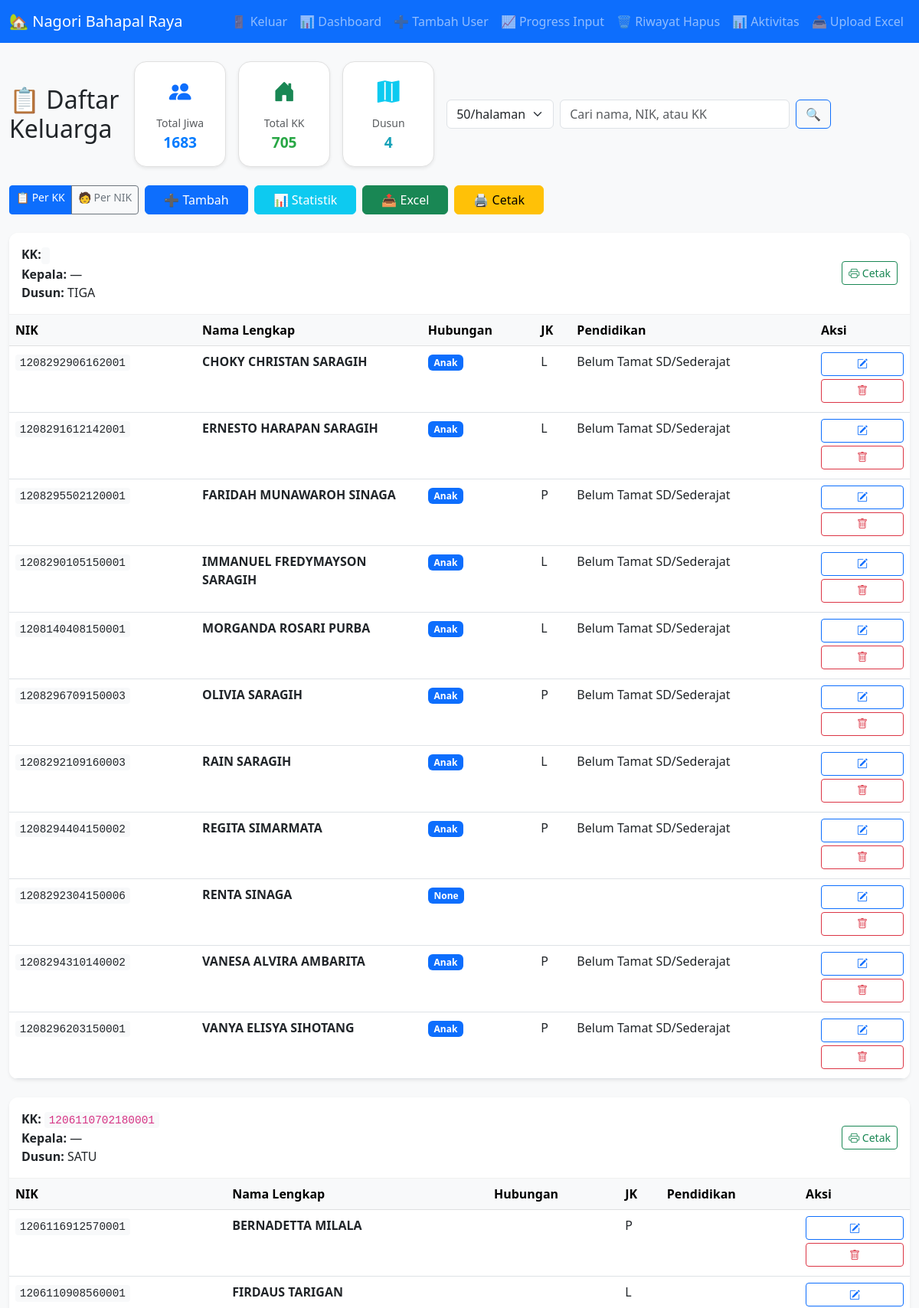
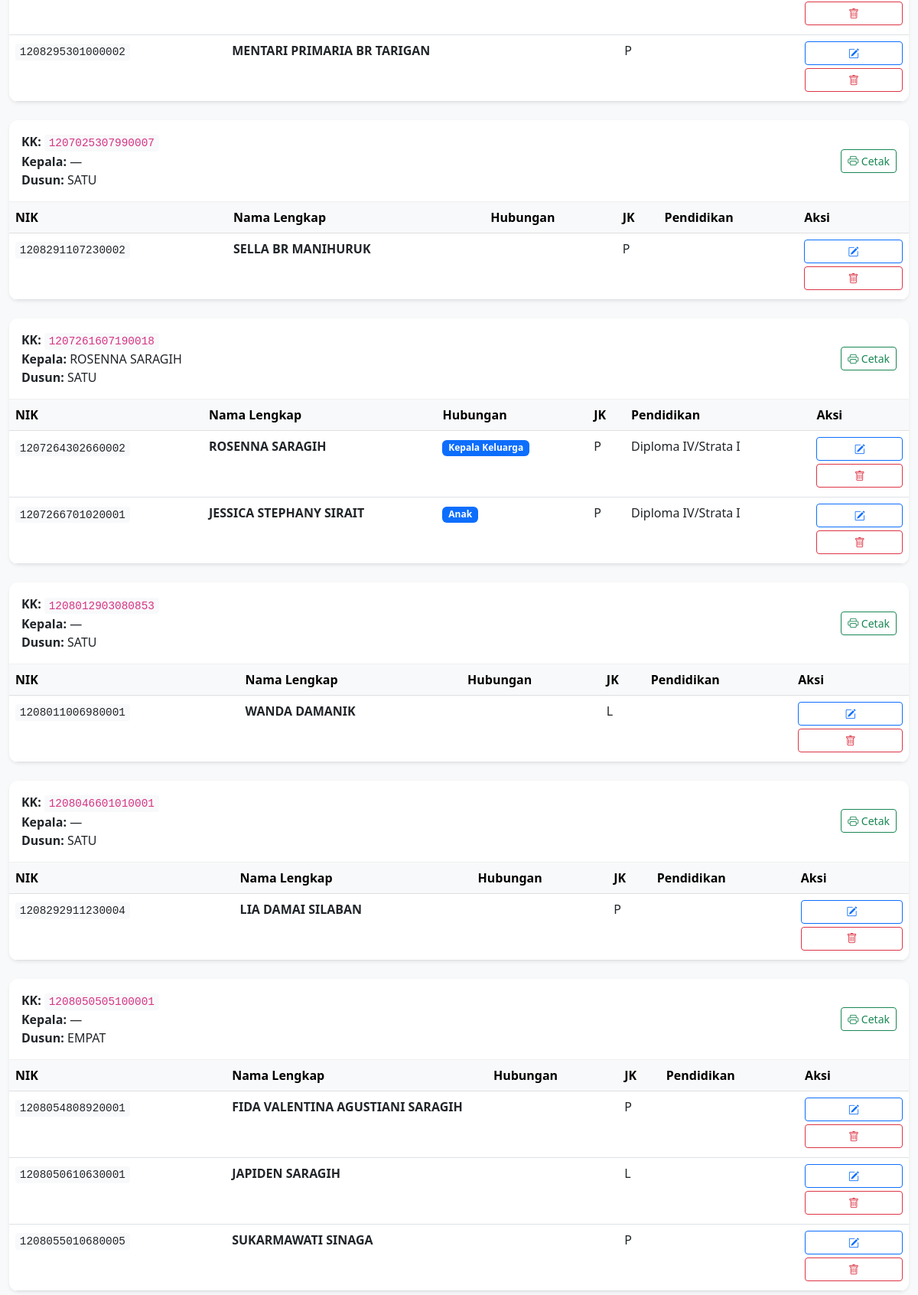
Screenshot of / (signed in, upper part) with the database file from the repository (2 pictures, top to bottom).
### tables this page shows
CREATE TABLE penduduk (
            id INTEGER PRIMARY KEY AUTOINCREMENT,
            nomor_kk TEXT,
            nik TEXT UNIQUE,
            nama TEXT,
            hubungan TEXT,
            jenis_kelamin TEXT,
            tempat_lahir TEXT,
            tanggal_lahir TEXT,
            agama TEXT,
            status_perkawinan TEXT,
            pendidikan TEXT,
            pekerjaan TEXT,
            alamat TEXT,
            rt_rw TEXT,
            dusun TEXT,
            golongan_darah TEXT,
            kesejahteraan TEXT,
            tanggal_input TEXT,
            foto_ktp TEXT
        );

### app.py (the view, shortened to what this page needs)
@app.route('/')
@login_required
def index():
    search_query = request.args.get('q', '').strip()
    view_mode = request.args.get('view', 'kk')
    try:
        limit = int(request.args.get('limit', 50))
        if limit not in [50, 100, 500]:
            limit = 50
    except:
        limit = 50
    try:
        page = int(request.args.get('page', 1))
        if page < 1:
            page = 1
    except:
        page = 1
    offset = (page - 1) * limit
    total_jiwa = total_kk = total_dusun = 0
    rows = []
    total_pages = 1  # ✅ Default 1
    try:
        with get_db() as conn:
            cursor = conn.cursor()
            base_jiwa = "SELECT COUNT(*) FROM penduduk"
            base_kk = "SELECT COUNT(DISTINCT nomor_kk) FROM penduduk WHERE nomor_kk IS NOT NULL AND TRIM(nomor_kk) != ''"
            base_dusun = "SELECT COUNT(DISTINCT dusun) FROM penduduk WHERE dusun IS NOT NULL AND TRIM(dusun) != ''"
            params = ()
            if current_user.role == 'kepala_dusun':
                base_jiwa += " WHERE dusun = ?"
                base_kk += " AND dusun = ?"
                base_dusun += " AND dusun = ?"
                params = (current_user.dusun,)
            elif current_user.role == 'masyarakat':
                base_jiwa += " WHERE nik = ?"
                base_kk += " AND nik = ?"
                base_dusun += " AND nik = ?"
                params = (current_user.nik_masyarakat,)
            cursor.execute(base_jiwa, params)
            total_jiwa = cursor.fetchone()[0]
            cursor.execute(base_kk, params)
            total_kk = cursor.fetchone()[0]
            cursor.execute(base_dusun, params)
            total_dusun = cursor.fetchone()[0]
    except Exception as e:
        print(f"Statistik gagal: {str(e)[:100]}...")
    try:
        with get_db() as conn:
            cursor = conn.cursor()
            base_query = """
                SELECT nomor_kk, nik, nama, hubungan, alamat, dusun, jenis_kelamin,
                       pendidikan, kesejahteraan, tanggal_input
                FROM penduduk
            """
            count_query = "SELECT COUNT(*) FROM penduduk"
            params = ()
            count_params = ()
            if current_user.role == 'kepala_dusun':
                base_query += " WHERE dusun = ?"
                count_query += " WHERE dusun = ?"
                params = (current_user.dusun,)
                count_params = (current_user.dusun,)
            elif current_user.role == 'masyarakat':
                base_query += " WHERE nik = ?"
                count_query += " WHERE nik = ?"
                params = (current_user.nik_masyarakat,)
                count_params = (current_user.nik_masyarakat,)
            if limit != 'all':
                cursor.execute(count_query, count_params)
                total_count = cursor.fetchone()[0]
                total_pages = (total_count + limit - 1) // limit
            else:
                total_pages = 1  # ✅ Tetap kirim 1 jika 'all'
            if view_mode == 'nik':
                order_by = " ORDER BY nama"
            else:
                order_by = " ORDER BY nomor_kk, CASE WHEN hubungan='Kepala Keluarga' THEN 0 ELSE 1 END, nama"
            if limit != 'all':
                order_by += " LIMIT ? OFFSET ?"
                params += (limit, offset)
            cursor.execute(base_query + order_by, params)
            rows = cursor.fetchall()
    except Exception as e:
        print(f"Data utama gagal: {str(e)[:100]}...")
        rows = []
    if view_mode == 'nik':
        return render_template('index_nik.html',
                             penduduk=rows,
                             q=search_query,
                             total_jiwa=total_jiwa,
                             total_kk=total_kk,
                             total_dusun=total_dusun,
                             limit=limit,
                             page=page,
                             total_pages=total_pages)  # ✅ Dikirim
    else:
        keluarga = {}
        for row in rows:
            kk = row['nomor_kk']
            if kk not in keluarga:
                keluarga[kk] = {
                    'kepala': '—',
                    'alamat': row['alamat'],
                    'dusun': row['dusun'],
                    'anggota': []
                }
            if row['hubungan'] == 'Kepala Keluarga':
                keluarga[kk]['kepala'] = row['nama']
            keluarga[kk]['anggota'].append(row)
        return render_template('index.html',
                             keluarga=keluarga,
                             q=search_query,
                             total_jiwa=total_jiwa,
                             total_kk=total_kk,
                             total_dusun=total_dusun,
                             limit=limit,
                             page=page,
                             total_pages=total_pages)  # ✅ Dikirim

### app.py (called while the page is built)
def get_db():
    conn = sqlite3.connect('desa.db')
    conn.row_factory = sqlite3.Row
    return conn

@login_manager.user_loader
def load_user(user_id):
    return users.get(user_id)

### templates/index.html (shortened to what this page needs)
{% extends "base.html" %}
{% block content %}
<div class="container-fluid">
    <div class="d-flex flex-column flex-md-row justify-content-between align-items-start align-items-md-center mb-4 gap-3">
        <h2 class="mb-0">📋 Daftar Keluarga</h2>
        <div class="d-none d-md-flex gap-3">
            <div class="text-center px-4 py-3 bg-white rounded-4 shadow-sm" style="min-width: 120px; border: 1px solid #e0e0e0;">
                <i class="bi bi-people-fill text-primary" style="font-size: 1.8rem;"></i>
                <div class="mt-2">
                    <small class="text-muted">Total Jiwa</small><br>
                    <strong style="font-size: 1.2rem; color: #007bff;">{{ total_jiwa }}</strong>
                </div>
            </div>
            <div class="text-center px-4 py-3 bg-white rounded-4 shadow-sm" style="min-width: 120px; border: 1px solid #e0e0e0;">
                <i class="bi bi-house-door-fill text-success" style="font-size: 1.8rem;"></i>
                <div class="mt-2">
                    <small class="text-muted">Total KK</small><br>
                    <strong style="font-size: 1.2rem; color: #28a745;">{{ total_kk }}</strong>
                </div>
            </div>
            <div class="text-center px-4 py-3 bg-white rounded-4 shadow-sm" style="min-width: 120px; border: 1px solid #e0e0e0;">
                <i class="bi bi-map-fill text-info" style="font-size: 1.8rem;"></i>
                <div class="mt-2">
                    <small class="text-muted">Dusun</small><br>
                    <strong style="font-size: 1.2rem; color: #17a2b8;">{{ total_dusun }}</strong>
                </div>
            </div>
        </div>
        <form method="get" class="d-flex gap-2 w-100 w-md-auto">
            <select name="limit" class="form-select" style="max-width: 140px;" onchange="this.form.submit()">
                <option value="50" {% if limit == 50 %}selected{% endif %}>50/halaman</option>
            </select>
            <input type="text" name="q" class="form-control"
                   placeholder="Cari nama, NIK, atau KK"
                   value="{{ q or '' }}"
                   style="max-width: 300px;"
                   autocomplete="off">
            <button type="submit" class="btn btn-outline-primary">🔍</button>
        </form>
    </div>
    <div class="d-flex flex-wrap gap-2 mb-4">
        <div class="btn-group" role="group">
            <a href="/?view=kk" class="btn btn-primary btn-sm">📋 Per KK</a>
            <a href="/?view=nik" class="btn btn-outline-secondary btn-sm">🧑 Per NIK</a>
        </div>
        <a href="/tambah" class="btn btn-primary px-4">➕ Tambah</a>
        <a href="/statistik" class="btn btn-info text-white px-4">📊 Statistik</a>
        <a href="/ekspor/excel" class="btn btn-success px-4">📤 Excel</a>
        <a href="/cetak" class="btn btn-warning px-4">🖨️ Cetak</a>
    </div>
    {% if keluarga %}
        {% for kk, data in keluarga.items() %}
        <div class="card mb-4 shadow-sm border-0">
            <div class="card-header bg-white d-flex flex-column flex-md-row justify-content-between align-items-start align-items-md-center p-3">
                <div class="mb-2 mb-md-0">
                    <div><strong>KK:</strong> <code>{{ kk }}</code></div>
                    <div><strong>Kepala:</strong> {{ data.kepala }}</div>
                    <div><strong>Dusun:</strong> {{ data.dusun }}</div>
                </div>
                <div class="d-flex gap-2">
                    <a href="/cetak/kk/{{ kk }}" class="btn btn-sm btn-outline-success" target="_blank" title="Cetak KK">
                        <i class="bi bi-printer"></i> Cetak
                    </a>
                </div>
            </div>
            <div class="card-body p-0">
                <div class="table-responsive">
                    <table class="table table-hover mb-0">
                        <thead class="table-light">
                            <tr>
                                <th>NIK</th>
                                <th>Nama Lengkap</th>
                                <th>Hubungan</th>
                                <th>JK</th>
                                <th>Pendidikan</th>
                                <th>Aksi</th>
                            </tr>
                        </thead>
                        <tbody>
                            {% for p in data.anggota %}
                            <tr>
                                <td><code class="text-dark">{{ p.nik }}</code></td>
                                <td style="white-space: normal; word-wrap: break-word; max-width: 200px;">
                                    <strong>{{ p.nama }}</strong>
                                </td>
                                <td><span class="badge bg-primary">{{ p.hubungan }}</span></td>
                                <td>{{ p.jenis_kelamin }}</td>
                                <td>{{ p.pendidikan }}</td>
                                <td>
                                    <div class="d-grid gap-2 d-md-block">
										<a href="/edit/{{ p.nik }}?back_url={{ request.full_path | urlencode }}" class="btn btn-outline-primary btn-sm w-100 mb-1">
											<i class="bi bi-pencil-square"></i>
										</a>
										<button type="button" class="btn btn-outline-danger btn-sm w-100 mb-1"
												onclick="showDeleteModal(
													'{{ p.nik }}',
													'{{ p.nama }}',
													'{{ p.dusun }}',
													'{{ request.full_path | urlencode }}'
												)">
											<i class="bi bi-trash"></i>
										</button>
                                    </div>
                                </td>
                            </tr>
                            {% endfor %}
                        </tbody>
                    </table>
                </div>
            </div>
        </div>
        {% endfor %}
    {% endif %}
</div>
{% endblock %}

### templates/base.html (style rules this page uses)
body { padding-bottom: 70px; }
.shadow-sm { transition: transform 0.2s, box-shadow 0.2s; }

### templates/index.html (style rules this page uses)
.table { margin-bottom: 0; }
.card { border-radius: 12px; overflow: hidden; }
.card-header { border-bottom: 1px solid #f0f0f0; }
code { background-color: #f8f9fa; padding: 0.2em 0.4em; border-radius: 4px; font-size: 0.9em; }

### rows the page displays
penduduk: dusun "TIGA", nik "1208292906162001", nama "CHOKY CHRISTAN SARAGIH", hubungan "Anak", jenis_kelamin "L", pendidikan "Belum Tamat SD/Sederajat"
penduduk: nik "1208291612142001", nama "ERNESTO HARAPAN SARAGIH", hubungan "Anak", jenis_kelamin "L", pendidikan "Belum Tamat SD/Sederajat"
penduduk: nik "1208295502120001", nama "FARIDAH MUNAWAROH SINAGA", hubungan "Anak", jenis_kelamin "P", pendidikan "Belum Tamat SD/Sederajat"
penduduk: nik "1208290105150001", nama "IMMANUEL FREDYMAYSON SARAGIH", hubungan "Anak", jenis_kelamin "L", pendidikan "Belum Tamat SD/Sederajat"
penduduk: nik "1208140408150001", nama "MORGANDA ROSARI PURBA", hubungan "Anak", jenis_kelamin "L", pendidikan "Belum Tamat SD/Sederajat"
penduduk: nik "1208296709150003", nama "OLIVIA SARAGIH", hubungan "Anak", jenis_kelamin "P", pendidikan "Belum Tamat SD/Sederajat"
penduduk: nik "1208292109160003", nama "RAIN SARAGIH", hubungan "Anak", jenis_kelamin "L", pendidikan "Belum Tamat SD/Sederajat"
penduduk: nik "1208294404150002", nama "REGITA SIMARMATA", hubungan "Anak", jenis_kelamin "P", pendidikan "Belum Tamat SD/Sederajat"
penduduk: nik "1208292304150006", nama "RENTA SINAGA", hubungan "None"
penduduk: nik "1208294310140002", nama "VANESA ALVIRA AMBARITA", hubungan "Anak", jenis_kelamin "P", pendidikan "Belum Tamat SD/Sederajat"
penduduk: nik "1208296203150001", nama "VANYA ELISYA SIHOTANG", hubungan "Anak", jenis_kelamin "P", pendidikan "Belum Tamat SD/Sederajat"
penduduk: nomor_kk "1206110702180001", kepala "—", dusun "SATU", nik "1206116912570001", nama "BERNADETTA MILALA", jenis_kelamin "P"
penduduk: nik "1206110908560001", nama "FIRDAUS TARIGAN", jenis_kelamin "L"
penduduk: nik "1208295301000002", nama "MENTARI PRIMARIA BR TARIGAN", jenis_kelamin "P"
penduduk: nomor_kk "1207025307990007", kepala "—", dusun "SATU", nik "1208291107230002", nama "SELLA BR MANIHURUK", jenis_kelamin "P"
penduduk: nomor_kk "1207261607190018", kepala "ROSENNA SARAGIH", dusun "SATU", nik "1207264302660002", nama "ROSENNA SARAGIH", hubungan "Kepala Keluarga", jenis_kelamin "P", pendidikan "Diploma IV/Strata I"
penduduk: nik "1207266701020001", nama "JESSICA STEPHANY SIRAIT", hubungan "Anak", jenis_kelamin "P", pendidikan "Diploma IV/Strata I"
penduduk: nomor_kk "1208012903080853", kepala "—", dusun "SATU", nik "1208011006980001", nama "WANDA DAMANIK", jenis_kelamin "L"
penduduk: nomor_kk "1208046601010001", kepala "—", dusun "SATU", nik "1208292911230004", nama "LIA DAMAI SILABAN", jenis_kelamin "P"
penduduk: nomor_kk "1208050505100001", kepala "—", dusun "EMPAT", nik "1208054808920001", nama "FIDA VALENTINA AGUSTIANI SARAGIH", jenis_kelamin "P"
penduduk: nik "1208050610630001", nama "JAPIDEN SARAGIH", jenis_kelamin "L"
penduduk: nik "1208055010680005", nama "SUKARMAWATI SINAGA", jenis_kelamin "P"

### other values shown
{{ total_jiwa }} "1683"
{{ total_kk }} "705"
{{ total_dusun }} "4"
{{ data.kepala }} "—"
